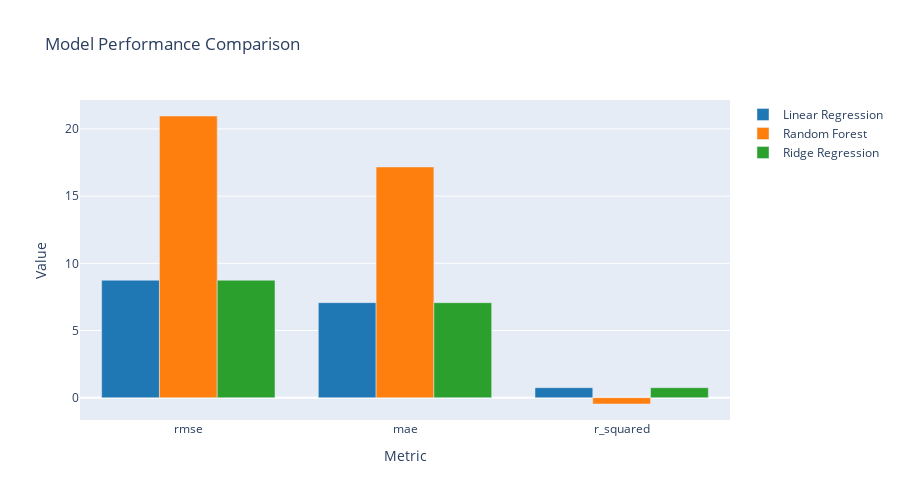

Notebook source saved alongside this figure:
### Code cell
# Extract stats DataFrames
_, _, stats_linear = fit_linear.extract_outputs()
_, _, stats_rf = fit_rf.extract_outputs()
_, _, stats_ridge = fit_ridge.extract_outputs()

# Create bar chart comparison
fig = plot_model_comparison(
    stats_list=[stats_linear, stats_rf, stats_ridge],
    model_names=["Linear Regression", "Random Forest", "Ridge Regression"],
    metrics=["rmse", "mae", "r_squared"],
    split="test",
    plot_type="bar",
    title="Model Performance Comparison",
    height=500
)

fig.show()

print("\n📊 Lower is better for RMSE and MAE")
print("📊 Higher is better for R²")

### Figure 1 — Plotly figure (JSON) as saved in the notebook; plotly's stock layout.template omitted (floating-point values rounded to 4 significant figures)
{"data": [{"hovertemplate": "Linear Regression<br>%{x}: %{y:.4f}<extra></extra>", "marker": {"color": "#1f77b4"}, "name": "Linear Regression", "type": "bar", "x": ["rmse", "mae", "r_squared"], "y": [8.742, 7.071, 0.7445]}, {"hovertemplate": "Random Forest<br>%{x}: %{y:.4f}<extra></extra>", "marker": {"color": "#ff7f0e"}, "name": "Random Forest", "type": "bar", "x": ["rmse", "mae", "r_squared"], "y": [20.96, 17.17, -0.4687]}, {"hovertemplate": "Ridge Regression<br>%{x}: %{y:.4f}<extra></extra>", "marker": {"color": "#2ca02c"}, "name": "Ridge Regression", "type": "bar", "x": ["rmse", "mae", "r_squared"], "y": [8.742, 7.071, 0.7445]}], "layout": {"barmode": "group", "height": 500, "hovermode": "x", "showlegend": true, "title": {"text": "Model Performance Comparison"}, "xaxis": {"title": {"text": "Metric"}}, "yaxis": {"title": {"text": "Value"}}}}
